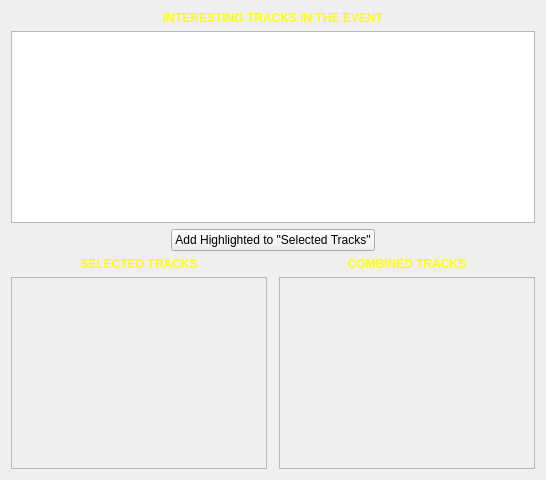
        <widget class="QWidget" name="page_4" >
         <layout class="QVBoxLayout" name="verticalLayout_5" >
          <item>
           <widget class="QLabel" name="label_3" >
            <property name="enabled" >
             <bool>true</bool>
            </property>
            <property name="sizePolicy" >
             <sizepolicy vsizetype="Preferred" hsizetype="Expanding" >
              <horstretch>0</horstretch>
              <verstretch>0</verstretch>
             </sizepolicy>
            </property>
            <property name="font" >
             <font>
              <weight>75</weight>
              <bold>true</bold>
             </font>
            </property>
            <property name="styleSheet" >
             <string notr="true" >color: rgb(255, 255, 0);</string>
            </property>
            <property name="text" >
             <string>INTERESTING TRACKS IN THE EVENT</string>
            </property>
            <property name="alignment" >
             <set>Qt::AlignCenter</set>
            </property>
           </widget>
          </item>
          <item>
           <widget class="QTableView" name="interestingTracksTable" >
            <property name="sizePolicy" >
             <sizepolicy vsizetype="Fixed" hsizetype="Expanding" >
              <horstretch>0</horstretch>
              <verstretch>0</verstretch>
             </sizepolicy>
            </property>
            <property name="sortingEnabled" >
             <bool>true</bool>
            </property>
            <property name="cornerButtonEnabled" >
             <bool>false</bool>
            </property>
           </widget>
          </item>
          <item>
           <layout class="QHBoxLayout" name="horizontalLayout_6" >
            <item>
             <widget class="QPushButton" name="addInterestingToSelectedButton" >
              <property name="sizePolicy" >
               <sizepolicy vsizetype="Fixed" hsizetype="Fixed" >
                <horstretch>0</horstretch>
                <verstretch>0</verstretch>
               </sizepolicy>
              </property>
              <property name="text" >
               <string>Add Highlighted to "Selected Tracks"</string>
              </property>
             </widget>
            </item>
           </layout>
          </item>
          <item>
           <layout class="QHBoxLayout" name="horizontalLayout_5" >
            <property name="spacing" >
             <number>12</number>
            </property>
            <property name="sizeConstraint" >
             <enum>QLayout::SetMaximumSize</enum>
            </property>
            <item>
             <widget class="QLabel" name="label_2" >
              <property name="sizePolicy" >
               <sizepolicy vsizetype="Preferred" hsizetype="Expanding" >
                <horstretch>0</horstretch>
                <verstretch>0</verstretch>
               </sizepolicy>
              </property>
              <property name="font" >
               <font>
                <weight>75</weight>
                <bold>true</bold>
               </font>
              </property>
              <property name="styleSheet" >
               <string notr="true" >color: rgb(255, 255, 0);</string>
              </property>
              <property name="text" >
               <string>SELECTED TRACKS</string>
              </property>
              <property name="alignment" >
               <set>Qt::AlignCenter</set>
              </property>
             </widget>
            </item>
            <item>
             <widget class="QLabel" name="label" >
              <property name="sizePolicy" >
               <sizepolicy vsizetype="Preferred" hsizetype="Expanding" >
                <horstretch>0</horstretch>
                <verstretch>0</verstretch>
               </sizepolicy>
              </property>
              <property name="font" >
               <font>
                <weight>75</weight>
                <bold>true</bold>
               </font>
              </property>
              <property name="styleSheet" >
               <string notr="true" >color: rgb(255, 255, 0);</string>
              </property>
              <property name="text" >
               <string>COMBINED TRACKS</string>
              </property>
              <property name="alignment" >
               <set>Qt::AlignCenter</set>
              </property>
             </widget>
            </item>
           </layout>
          </item>
          <item>
           <layout class="QHBoxLayout" name="horizontalLayout_3" >
            <property name="spacing" >
             <number>12</number>
            </property>
            <property name="sizeConstraint" >
             <enum>QLayout::SetFixedSize</enum>
            </property>
            <property name="topMargin" >
             <number>0</number>
            </property>
            <item>
             <widget class="QTableView" name="detailedSelectedTracksTable" >
              <property name="enabled" >
               <bool>false</bool>
              </property>
              <property name="sortingEnabled" >
               <bool>true</bool>
              </property>
              <property name="wordWrap" >
               <bool>false</bool>
              </property>
              <property name="columnCount" stdset="0" >
               <number>3</number>
              </property>
              <property name="rowCount" stdset="0" >
               <number>0</number>
              </property>
             </widget>
            </item>
            <item>
             <widget class="QTableView" name="detailedCombinedTracksTable" >
              <property name="enabled" >
               <bool>false</bool>
              </property>
              <property name="sortingEnabled" >
               <bool>true</bool>
              </property>
             </widget>
            </item>
           </layout>
          </item>
         </layout>
        </widget>
